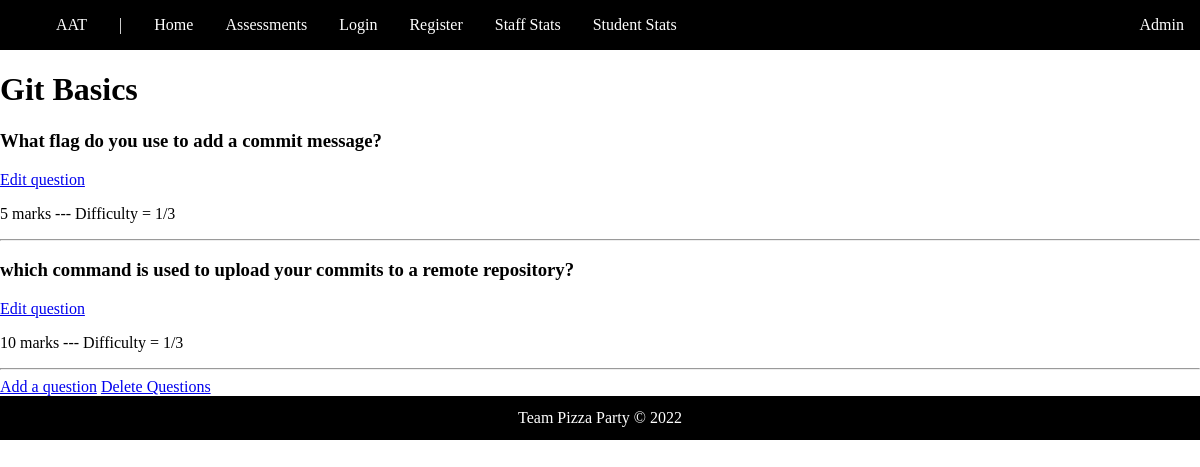
The app's page /assessments/1 with its own data.
### aat/models.py (models this page shows)
class Assessment(db.Model):
    __tablename__ = "Assessment"
    assessment_id = db.Column(db.Integer, primary_key=True)
    module_id = db.Column(db.Integer, db.ForeignKey("Module.module_id"), nullable=False)
    lecturer_id = db.Column(db.Integer, db.ForeignKey("users.id"), nullable=False)
    title = db.Column(db.String(120), nullable=False)
    due_date = db.Column(db.DateTime)
    time_limit = db.Column(db.Integer)  # Time limit in seconds
    num_of_credits = db.Column(db.Integer, nullable=False, default=0)
    is_summative = db.Column(db.Boolean, nullable=False, default=False)
    question_t1 = db.relationship("QuestionT1", backref="assessment", lazy=True)
    question_t2 = db.relationship("QuestionT2", backref="assessment", lazy=True)
    responses_t2 = db.relationship(
        "ResponseT2",
        foreign_keys=[ResponseT2.assessment_id],
        backref=db.backref("assessment", lazy="joined"),
        lazy="dynamic",
        cascade="all, delete-orphan",
    )

class QuestionT2(db.Model):
    __tablename__ = "QuestionT2"
    q_t2_id = db.Column(db.Integer, primary_key=True)
    assessment_id = db.Column(
        db.Integer, db.ForeignKey("Assessment.assessment_id"), nullable=False
    )
    num_of_marks = db.Column(db.Integer, nullable=False)
    question_text = db.Column(db.Text, nullable=False)
    difficulty = db.Column(db.Integer, nullable=False)
    feedback_if_correct = db.Column(db.Text, nullable=False)
    feedback_if_wrong = db.Column(db.Text, nullable=False)
    correct_answer = db.Column(db.Text, nullable=False)
    responses = db.relationship(
        "ResponseT2",
        foreign_keys=[ResponseT2.t2_question_id],
        backref=db.backref("question", lazy="joined"),
        lazy="dynamic",
        cascade="all, delete-orphan",
    )

### aat/assessments/routes.py (the view)
@assessments.route("/<int:id>")
def show_assessment(id):
    assessment = Assessment.query.get_or_404(id)
    questions = QuestionT2.query.filter_by(assessment_id=id).all()
    return render_template(
        "show_assessment.html", assessment=assessment, questions=questions
    )

### aat/__init__.py (called while the page is built)
@app.context_processor
def inject_permissions():
    return dict(Permission=Permission)

### aat/assessments/templates/show_assessment.html
{% extends("layout.html") %}
{% block content %}
<h1>{{assessment.title}}</h1>
{% for question in questions %}
<h3>{{question.question_text}}</h3>
<a href="{{url_for('assessments.edit_question', id=assessment.assessment_id, q_id=question.q_t2_id)}}">Edit question</a>
<p>{{question.num_of_marks}} marks --- Difficulty = {{question.difficulty}}/3</p>
<hr>
{% endfor %}
<a href="{{url_for('assessments.new_question', id=assessment.assessment_id)}}">Add a question</a>
{% if questions %}
<a href="{{url_for('assessments.delete_questions', id=assessment.assessment_id)}}">Delete Questions</a>
{% endif %}
{% endblock %}

### aat/static/style.css (style rules this page uses)
body { margin: 0; margin-bottom: 2rem; }

### records on screen
Assessment: title "Git Basics"
QuestionT2: question_text "What flag do you use to add a commit message?", num_of_marks "5", difficulty "1"
QuestionT2: question_text "which command is used to upload your commits to a remote repository?", num_of_marks "10", difficulty "1"
